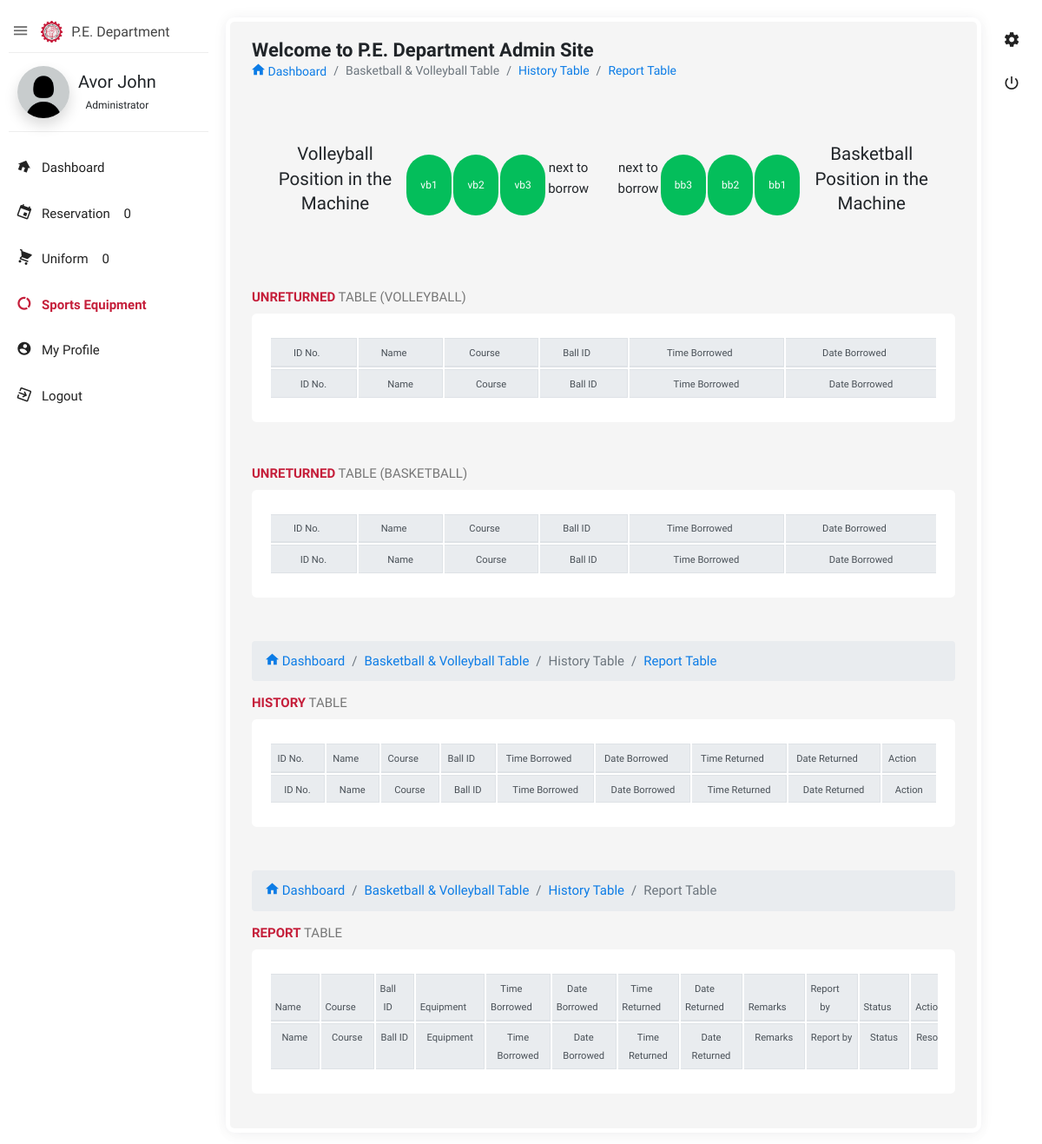
Screenshot of /admin/_basketball.php (signed in) with the database file from the repository.
### tables this page shows
CREATE TABLE `ball_sequence` (
  `id` int(11) NOT NULL,
  `volleyball` varchar(3) NOT NULL,
  `basketball` varchar(3) NOT NULL
);

### admin/_basketball.php (the view, shortened to what the rows shown need)
<?php
    include('connection.php');
?>
<!doctype html>
<html class="no-js " lang="en">
<head>
<link rel="stylesheet" href="assets/plugins/bootstrap/css/bootstrap.min.css">
<link rel="stylesheet" href="assets/plugins/fullcalendar/fullcalendar.min.css">
<link rel="stylesheet" href="assets/plugins/bootstrap-select/css/bootstrap-select.css" />
<link href="assets/plugins/bootstrap-material-datetimepicker/css/bootstrap-material-datetimepicker.css" rel="stylesheet" />
<link href="assets/plugins/bootstrap-select/css/bootstrap-select.css" rel="stylesheet" />
<link rel="stylesheet" href="assets/plugins/jquery-datatable/dataTables.bootstrap4.min.css">
<link rel="stylesheet" href="assets/css/style.min.css">
<link rel="stylesheet" href="assets/plugins/sweetalert/sweetalert.css"/>
</head>
<body class="theme-blush">
<aside id="leftsidebar" class="sidebar">
    <div class="menu">
        <ul class="list">
            <li>
                <div class="user-info">
                    <?php
                        $check_name =  $_SESSION['get_data']['firstname'];
                        $query = "SELECT * FROM admin WHERE firstname='$check_name'";
                        $result = mysqli_query($conn, $query);
                        while ($row = mysqli_fetch_array($result)) {
                    ?>
                    <a href="_profile.php"><img src="<?php echo $row['image'] ?>" class="rounded-circle shadow" width="60" alt="profile-image"></a>
                    <?php }; ?>
                </div>
            </li>
        </ul>
    </div>
</aside>
<section class="content">
    <div id="link_wrap">
    <div class="body_scroll" id="bv">
        <div class="block-header">
            <div class="row">
                <div class="col-lg-8 col-md-4 col-sm-11">
                    <h2>Welcome to P.E. Department Admin Site</h2>
                </div>
            </div>
        </div>
        <div class="container-fluid">
            <div class="container">
                <div class="row justify-content-center ">
                    <div class="col centerr">
                        <h5>Volleyball Position in the Machine</h5>
                        <?php
                                $query_ball_row_1 = "SELECT * FROM ball_sequence WHERE id = '1'";
                                $result_ball_row_1 = mysqli_query($conn, $query_ball_row_1);
                                $fetch_ball_row_1 = mysqli_fetch_array($result_ball_row_1);
                                $query_ball_row_2 = "SELECT * FROM ball_sequence WHERE id = '2'";
                                $result_ball_row_2 = mysqli_query($conn, $query_ball_row_2);
                                $fetch_ball_row_2 = mysqli_fetch_array($result_ball_row_2);
                                $query_ball_row_3 = "SELECT * FROM ball_sequence WHERE id = '3'";
                                $result_ball_row_3 = mysqli_query($conn, $query_ball_row_3);
                                $fetch_ball_row_3 = mysqli_fetch_array($result_ball_row_3);
                            ?>
                        <?php
                        if ($fetch_ball_row_1['volleyball'] != '' or $fetch_ball_row_1['volleyball'] != NULL) {
                        ?>
                        <button class="btn btn-success text-center btn-md btn-circle btn-xl" ><?php echo $fetch_ball_row_1['volleyball'] ?></button>
                        <?php
                        }else{
                        ?>
                        <button class="btn btn-danger btn-sm btn-circle btn-xl" ></button>
                        <?php
                        }
                        ?>
                        <?php
                        if ($fetch_ball_row_2['volleyball'] != '' or $fetch_ball_row_2['volleyball'] != NULL) {
                        ?>
                        <button class="btn btn-success text-center btn-md btn-circle btn-xl" ><?php echo $fetch_ball_row_2['volleyball'] ?></button>
                        <?php
                        }else{
                        ?>
                        <button class="btn btn-danger btn-sm btn-circle btn-xl" ></button>
                        <?php
                        }
                        ?>
                        <?php
                        if ($fetch_ball_row_3['volleyball'] != '' or $fetch_ball_row_3['volleyball'] != NULL) {
                        ?>
                        <button class="btn btn-success text-center btn-md btn-circle btn-xl" ><?php echo $fetch_ball_row_3['volleyball'] ?></button>
                        <?php
                        }else{
                        ?>
                        <button class="btn btn-danger btn-sm btn-circle btn-xl" ></button>
                        <?php
                        }
                        ?>
                        <p>next to borrow</p>
                    </div>
                    <div class="col centerr">
                        <p>next to borrow</p>
                        <?php
                        if ($fetch_ball_row_3['basketball'] != '' or $fetch_ball_row_3['basketball'] != NULL) {
                        ?>
                        <button class="btn btn-success text-center btn-md btn-circle btn-xl" ><?php echo $fetch_ball_row_3['basketball'] ?></button>
                        <?php
                        }else{
                        ?>
                        <button class="btn btn-danger btn-sm btn-circle btn-xl" ></button>
                        <?php
                        }
                        ?>
                        <?php
                        if ($fetch_ball_row_2['basketball'] != '' or $fetch_ball_row_2['basketball'] != NULL) {
                        ?>
                        <button class="btn btn-success text-center btn-md btn-circle btn-xl" ><?php echo $fetch_ball_row_2['basketball'] ?></button>
                        <?php
                        }else{
                        ?>
                        <button class="btn btn-danger btn-sm btn-circle btn-xl" ></button>
                        <?php
                        }
                        ?>
                        <?php
                        if ($fetch_ball_row_1['basketball'] != '' or $fetch_ball_row_1['basketball'] != NULL) {
                        ?>
                        <button class="btn btn-success text-center btn-md btn-circle btn-xl" ><?php echo $fetch_ball_row_1['basketball'] ?></button>
                        <?php
                        }else{
                        ?>
                        <button class="btn btn-danger btn-sm btn-circle btn-xl" ></button>
                        <?php
                        }
                        ?>
                        <h5>Basketball Position in the Machine</h5>
                    </div>
                </div>
            </div>
            <div class="row clearfix" id="">
                <div class="col-lg-12">
                    <div class="card">
                        <div class="header">
                            <h2><strong>Unreturned</strong> Table (Volleyball)</h2>
                        </div>
                        <div class="body">
                            <div class="table-responsive" style="text-align: center;">
                                <table class="table table-bordered table-hover dataTable js-exportable table-sm">
                                    <thead class="thead-light">
                                        <tr>
                                            <th><small>ID No.</small></th>
                                            <th><small>Name</small></th>
                                            <th><small>Course</small></th>
                                            <th><small>Ball ID</small></th>
                                            <th><small>Time Borrowed</small></th>
                                            <th><small>Date Borrowed</small></th>
                                        </tr>
                                    </thead>
                                    <tfoot class="thead-light">
                                        <tr>
                                            <th><small>ID No.</small></th>
                                            <th><small>Name</small></th>
                                            <th><small>Course</small></th>
                                            <th><small>Ball ID</small></th>
                                            <th><small>Time Borrowed</small></th>
                                            <th><small>Date Borrowed</small></th>
                                        </tr>
                                    </tfoot>
                                </table>
                            </div>
                        </div>
                    </div>
                </div>
            </div>
            <div class="row clearfix" id="">
                <div class="col-lg-12">
                    <div class="card">
                        <div class="header">
                            <h2><strong>Unreturned</strong> Table (Basketball)</h2>
                        </div>
                        <div class="body">
                            <div class="table-responsive" style="text-align: center;">
                                <table class="table table-bordered table-hover dataTable js-exportable table-sm">
                                    <thead class="thead-light">
                                        <tr>
                                            <th><small>ID No.</small></th>
                                            <th><small>Name</small></th>
                                            <th><small>Course</small></th>
                                            <th><small>Ball ID</small></th>
                                            <th><small>Time Borrowed</small></th>
                                            <th><small>Date Borrowed</small></th>
                                        </tr>
                                    </thead>
                                    <tfoot class="thead-light">
                                        <tr>
                                            <th><small>ID No.</small></th>
                                            <th><small>Name</small></th>
                                            <th><small>Course</small></th>
                                            <th><small>Ball ID</small></th>
                                            <th><small>Time Borrowed</small></th>
                                            <th><small>Date Borrowed</small></th>
                                        </tr>
                                    </tfoot>
                                </table>
                            </div>
                        </div>
                    </div>
                </div>
            </div>
            <div class="row clearfix" id="history">
                <div class="col-lg-12">
                    <div class="card">
                        <div class="header">
                            <h2><strong>History</strong> Table </h2>
                        </div>
                        <div class="body">
                            <div class="table-responsive" style="text-align: center;">
                                <table class="table table-bordered table-hover dataTable js-exportable table-sm">
                                    <thead class="thead-light">
                                        <tr>
                                            <th><small>ID No.</small></th>
                                            <th><small>Name</small></th>
                                            <th><small>Course</small></th>
                                            <th><small>Ball ID</small></th>
                                            <th><small>Time Borrowed</small></th>
                                            <th><small>Date Borrowed</small></th>
                                            <th><small>Time Returned</small></th>
                                            <th><small>Date Returned</small></th>
                                            <th><small>Action</small></th>
                                        </tr>
                                    </thead>
                                    <tfoot class="thead-light">
                                        <tr>
                                            <th><small>ID No.</small></th>
                                            <th><small>Name</small></th>
                                            <th><small>Course</small></th>
                                            <th><small>Ball ID</small></th>
                                            <th><small>Time Borrowed</small></th>
                                            <th><small>Date Borrowed</small></th>
                                            <th><small>Time Returned</small></th>
                                            <th><small>Date Returned</small></th>
                                            <th><small>Action</small></th>
                                        </tr>
                                    </tfoot>
                                </table>
                            </div>
                        </div>
                    </div>
                </div>
            </div>
            <div class="row clearfix" id="report">
                <div class="col-lg-12">
                    <div class="card">
                        <div class="header">
                            <h2><strong>Report</strong> Table </h2>
                        </div>
                        <div class="body">
                            <div class="table-responsive" style="text-align: center;">
                                <table class="table table-bordered table-hover dataTable js-exportable table-sm">
                                    <thead class="thead-light">
                                        <tr>
                                            <th><small>Name</small></th>
                                            <th><small>Course</small></th>
                                            <th><small>Ball ID</small></th>
                                            <th><small>Equipment</small></th>
                                            <th><small>Time Borrowed</small></th>
                                            <th><small>Date Borrowed</small></th>
                                            <th><small>Time Returned</small></th>
                                            <th><small>Date Returned</small></th>
                                            <th><small>Remarks</small></th>
                                            <th><small>Report by</small></th>
                                            <th><small>Status</small></th>
                                            <th><small>Action</small></th>
                                        </tr>
                                    </thead>
                                    <tfoot class="thead-light">
                                        <tr>
                                            <th><small>Name</small></th>
                                            <th><small>Course</small></th>
                                            <th><small>Ball ID</small></th>
                                            <th><small>Equipment</small></th>
                                            <th><small>Time Borrowed</small></th>
                                            <th><small>Date Borrowed</small></th>
                                            <th><small>Time Returned</small></th>
                                            <th><small>Date Returned</small></th>
                                            <th><small>Remarks</small></th>
                                            <th><small>Report by</small></th>
                                            <th><small>Status</small></th>
                                            <th><small>Resolved</small></th>
                                        </tr>
                                    </tfoot>
                                </table>
                            </div>
                        </div>
                    </div>
                </div>
            </div>
        </div>
    </div>
</div>
</section>
</body>
</html>

### rows the page displays
ball_sequence: volleyball "vb1", basketball "bb1"
ball_sequence: volleyball "vb2", basketball "bb2"
ball_sequence: volleyball "vb3", basketball "bb3"

### other values shown
$_SESSION['get_data']['firstname'] "Avor John"
